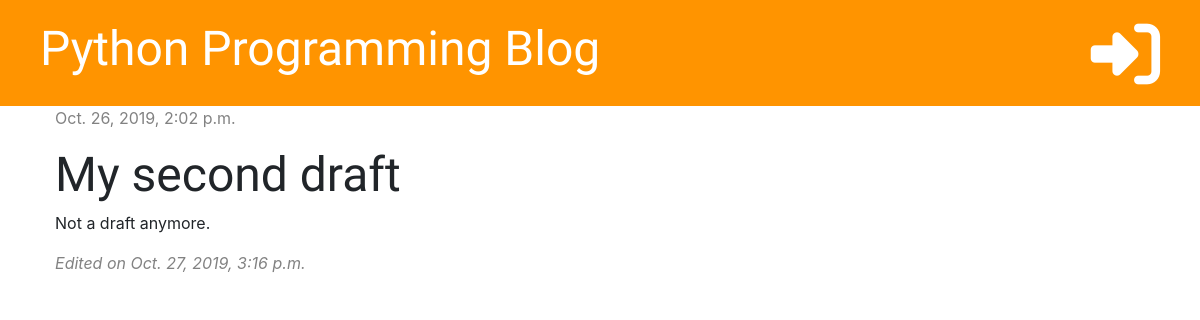
Screenshot of /post/7/ with the database file from the repository.
### blog/models.py (models this page shows, shortened)
class Post(models.Model):
    author = models.ForeignKey('auth.User', on_delete=models.CASCADE)
    title = models.CharField(max_length=200)
    text = models.TextField()
    created_date = models.DateTimeField(default=timezone.now)
    published_date = models.DateTimeField(blank=True, null=True)
    edited_date = models.DateTimeField(blank=True, null=True)

### blog/views.py (the view)
# urls.py: path('post/<int:pk>/', views.post_detail, name='post_detail'),
def post_detail(request, pk):
    post = get_object_or_404(Post, pk=pk)
    stuff_for_frontend = {'post': post}
    return render(request, 'blog/post_detail.html', stuff_for_frontend)

### blog/templates/blog/post_detail.html (shortened to what this page needs)
{% extends 'blog/base.html' %}
{% block content %}
    <div class="post">
        {% if post.published_date %}
            <p class="date">{{ post.published_date }}</p>
        {% else %}
            <a href="{% url 'post_publish' pk=post.pk %}" class="btn btn-primary">Publish</a>
        {% endif %}
        <h1>{{ post.title }}</h1>
        <p>{{ post.text|linebreaksbr }}</p>
        {% if post.edited_date %}
            <p class="date"><i>Edited on {{ post.edited_date }}</i></p>
        {% endif %}
    </div>
{% endblock %}

### blog/static/css/blog.css (style rules this page uses)
h1, h2, h3, h4 { font-family: 'Inconsolata', 'Droid Sans',serif; font-size: 48px; }
.date { color: #828282 }
.post { margin-bottom: 70px }

### rows the page displays
Post: published_date "Oct. 26, 2019, 2:02 p.m.", title "My second draft", text "Not a draft anymore.", edited_date "Oct. 27, 2019, 3:16 p.m."
